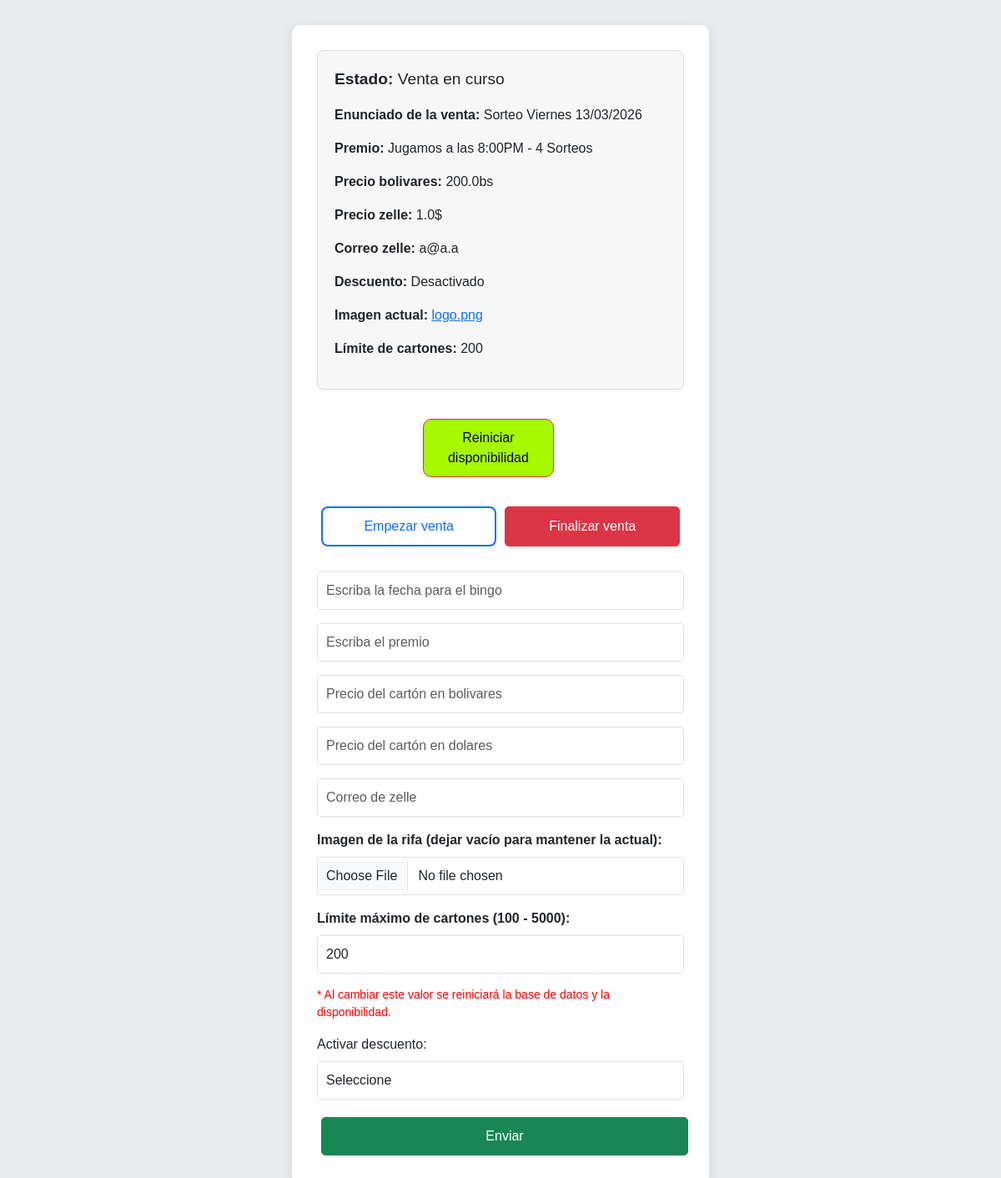
/admin/dashboard/partida (signed in), run on the app's committed database.
### tables this page shows
CREATE TABLE partida (
    id INTEGER PRIMARY KEY CHECK (id = 1), -- Solo una fila, siempre tendrá id = 1
    partida TEXT,
    precio_de_carton REAL,
    precio_dolar REAL,
    zelle TEXT,
    estatus TEXT,
    modalidad_carton_regalo TEXT,
    recompensa REAL
               , imagen TEXT DEFAULT 'logo.png', total_cartones INTEGER DEFAULT 200);

### app.py (the view, shortened to what this page needs)
@app.route("/admin/dashboard/partida" , methods = ["POST" , "GET"])
@login_required  # Ruta protegida por login
def admin_dashboard_partida():
    datos = obtener_datos_partida()
    return render_template("admin_partida.html", datos=datos, venta='uno')

### app.py (called while the page is built)
def login_required(f):
    @wraps(f)
    def decorated_function(*args, **kwargs):
        if not session.get('logged_in'):  # Verifica si el usuario está autenticado
            return redirect(url_for('admin_index'))  # Redirige al login si no está autenticado
        return f(*args, **kwargs)
    return decorated_function

### crud.py (called while the page is built, shortened)
def obtener_datos_partida():
    conn = sqlite3.connect('bingo.db')
    cursor = conn.cursor()
    cursor.execute("SELECT estatus, partida, recompensa, precio_de_carton, precio_dolar, zelle, modalidad_carton_regalo, imagen, total_cartones FROM partida WHERE id = 1")
    resultado = cursor.fetchone()
    conn.commit()
    conn.close()
    return resultado if resultado else None

### templates/admin_partida.html (shortened to what this page needs)
<!DOCTYPE html>
<html lang="es">
<head>
    <link href="https://cdn.jsdelivr.net/npm/bootstrap@5.3.3/dist/css/bootstrap.min.css" rel="stylesheet">
</head>
<body>
    <div class="container form-container">
        <div class="last-selected">
            <p style="font-size: larger;"><strong >Estado:</strong> {{ datos[0] }}</p>
            <p><strong>Enunciado de la venta:</strong> {{ datos[1] }}</p>
            <p><strong>Premio:</strong> {{ datos[2] }}</p>
            <p><strong>Precio bolivares:</strong> {{ datos[3] }}bs</p>
            <p><strong>Precio zelle:</strong> {{ datos[4] }}$</p>
            <p><strong>Correo zelle:</strong> {{ datos[5] }}</p>
            <p><strong>Descuento:</strong> {{ datos[6] }}</p>
            {% if datos|length > 7 and datos[7] %}
            <p><strong>Imagen actual:</strong> <a href="/static/img/{{ datos[7] }}" target="_blank">{{ datos[7] }}</a></p>
            {% endif %}
            {% if venta == 'uno' and datos|length > 8 and datos[8] %}
            <p><strong>Límite de cartones:</strong> {{ datos[8] }}</p>
            {% endif %}
        </div>
        <div class="d-flex justify-content-between">
            <form id="reiniciarForm" action="" method="POST">
                <button type="submit" id="DELETE" class="btn btn-danger">Reiniciar disponibilidad</button>
            </form>
        </div>
        <form method="POST" class="w-100" enctype="multipart/form-data">
            <div class="mb-3">
                <div class="d-flex justify-content-between">
                    <button type="submit" class="btn btn-outline-primary btn-custom" name="action" value="Venta en curso">Empezar venta</button>
                    <button type="submit" class="btn btn-danger" name="action" value="Venta finalizada">Finalizar venta</button>
                </div>
            </div>
            <div class="mb-3 w-100">
                <input type="text" class="form-control" id="fechaEnunciado" name="fechaEnunciado" placeholder="Escriba la fecha para el bingo" value="{{ ultimo_fecha_enunciado }}">
            </div>
            <div class="mb-3 w-100">
                <input type="text" class="form-control" id="recompensa" name="recompensa" placeholder="Escriba el premio" value="{{ ultima_recompensa }}">
            </div>
            <div class="mb-3 w-100">
                <input type="number" class="form-control" id="precioCarton" name="precioCarton" placeholder="Precio del cartón en bolivares" value="{{ ultimo_precio_carton }}">
            </div>
            <div class="mb-3 w-100">
                <input type="number" class="form-control" id="precioCarton$" name="precioCarton$" placeholder="Precio del cartón en dolares" value="{{ ultimo_precio_carton }}">
            </div>
            <div class="mb-3 w-100">
                <input type="email" class="form-control" id="zelle" name="zelle" placeholder="Correo de zelle" value="{{ ultimo_precio_carton }}">
            </div>
            <div class="mb-3 w-100">
                <label for="imagen" class="form-label" style="font-weight: bold;">Imagen de la rifa (dejar vacío para mantener la actual):</label>
                <input type="file" class="form-control" id="imagen" name="imagen" accept=".png, .jpg, .jpeg">
            </div>
            {% if venta == 'uno' %}
            <div class="mb-3 w-100">
                <label for="totalCartones" class="form-label" style="font-weight: bold;">Límite máximo de cartones (100 - 5000):</label>
                <input type="number" class="form-control" id="totalCartones" name="totalCartones" placeholder="Límite de cartones (ej. 1000)" min="100" max="5000" value="{{ datos[8] if datos|length > 8 else 200 }}">
                <small class="form-text text-muted" style="color: red !important; display: block; margin-top: 5px;">* Al cambiar este valor se reiniciará la base de datos y la disponibilidad.</small>
            </div>
            {% endif %}
            <label for="tipoCarton" class="form-label">Activar descuento:</label>
            <div class="mb-3 w-100">
                <select class="form-control" id="tipoCarton" name="tipoCarton">
                    <option value="">Seleccione</option>
                </select>
            </div>
            <button type="submit" class="btn btn-success w-100">Enviar</button>
        </form>
    </div>
</body>
</html>

### templates/admin_partida.html (style rules this page uses)
body { background-color: #e9ecef; font-family: 'Arial', sans-serif; padding: 30px; }
.form-container { max-width: 500px; margin: auto; background-color: #fff; padding: 30px; border-radius: 10px; box-shadow: 0 4px 15px rgba(0, 0, 0, 0.1); display: flex; flex-direction: column; justify-content: center; align-items: center; }
.form-control { margin-bottom: 15px; border-radius: 4px; padding: 10px; box-shadow: none; }
.last-selected { background-color: #f7f7f7; padding: 20px; border-radius: 8px; border: 1px solid #ddd; margin-bottom: 30px; box-shadow: 0 2px 8px rgba(0, 0, 0, 0.05); width: 100%; }
.btn-custom { min-width: 150px; padding: 12px 12px; border-radius: 8px; }
.btn-primary, .btn-danger, .btn-success { border-radius: 5px; transition: transform 0.3s ease; }
.btn-outline-primary, .btn-outline-danger { border-width: 2px; transition: border-color 0.3s ease; }
.d-flex.justify-content-between { margin-bottom: 25px; }
.btn-custom { min-width: 120px; }
.btn { padding: 10px; width: 80%; margin-bottom: 10px; margin: 5px; }
#DELETE { border-radius: 10px; background-color: #a6f900; color: black; }

### data on the page
partida: estatus "Venta en curso", partida "Sorteo Viernes 13/03/2026", recompensa "Jugamos a las 8:00PM - 4 Sorteos", precio_de_carton "200.0", precio_dolar "1.0", zelle "a@a.a", modalidad_carton_regalo "Desactivado", imagen "logo.png", total_cartones "200", totalCartones "200"
